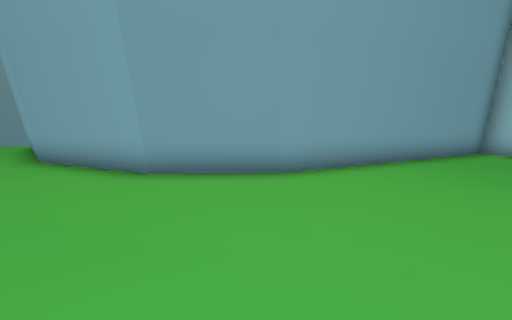
view 1 (above)

12 first-person views from a walk through a Unity game level. The camera is 1.3 m above the floor, tilts 10° down and sees 90° across. The floor is counted in squares, 1 m on a side. Each view is taken from the middle of a square. On the plan, view 1 faces up. The plan holds only what a view shows up to about 13 squares ahead; the rest is blank. The place goes on beyond the plan. Some animated figures are left out.

view 2
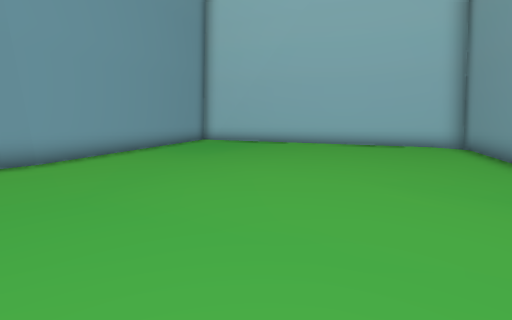

view 3
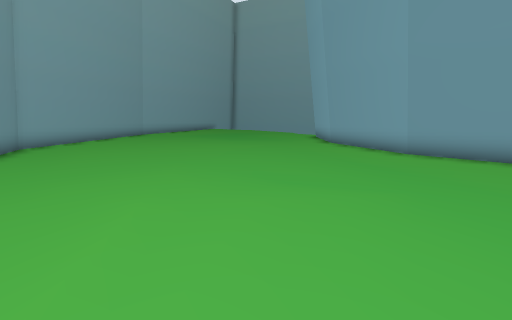

view 4
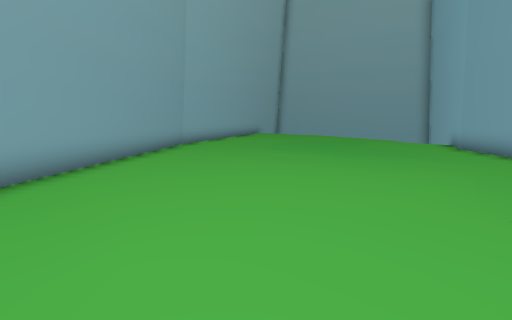

view 5
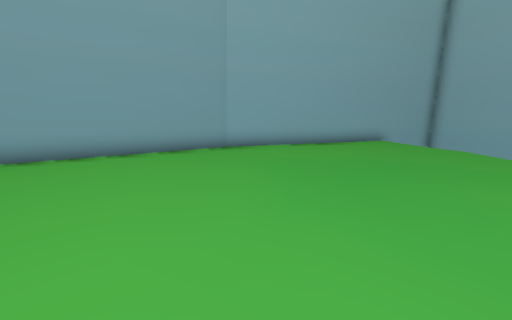

view 6
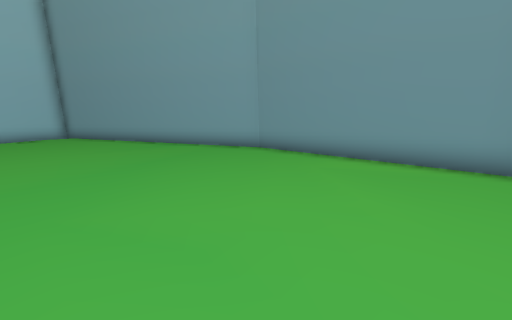

view 7
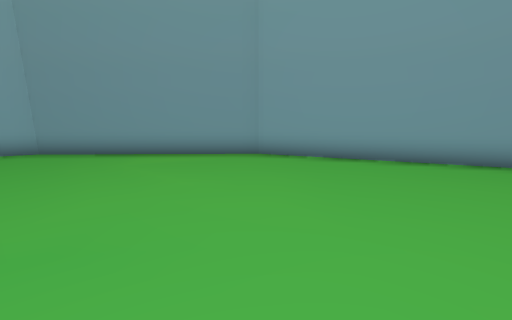

view 8
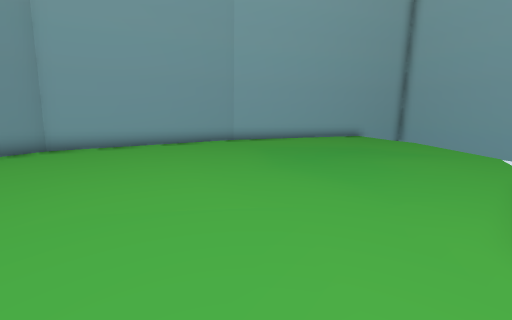

view 9
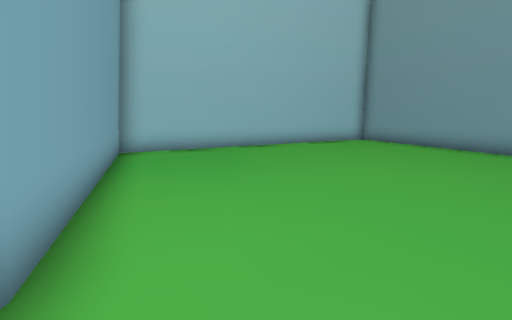

view 10
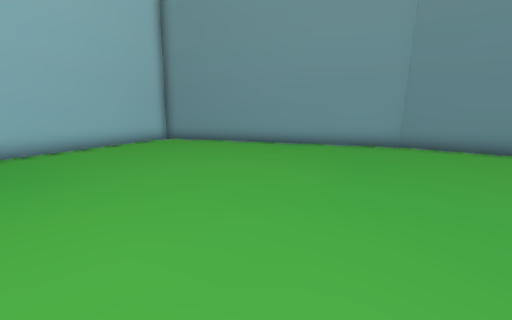

view 11
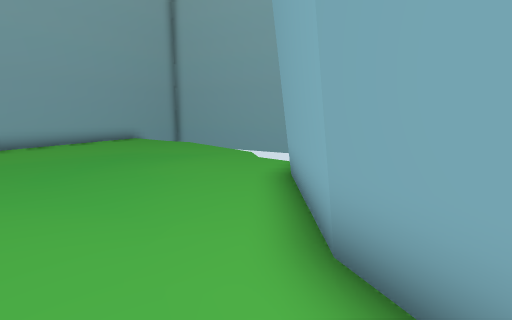

view 12
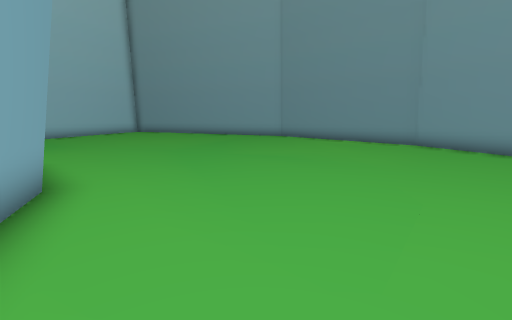

### Floor plan
Points are (right, up) in squares from view 1. A wall is a line through its corners. A room is listed if a view was taken in it or the views show most of it. See-through windows are left out.
Room 1 (views 1, 2, 3, 4, 5, 6, 7, 8, 9, 10, 11, 12)
walls: (-5.1, -6.5) (2.2, -6.3) (11.8, -2); (-11.3, -4.2) (-5, -6.6); (-17.5, 3) (-13.1, -3.5) (-11.8, -4); (12, -0.3) (7.7, 8.5) (0.5, 5.5) (-2.4, 5.4) (-6.1, 6.9) (-8.4, 9.2) (-9.4, 12.4); (-20.3, 11.6) (-17.3, 2.8)
ways out: opening at (12, -1)

Where each view was taken, in squares from view 1:
view 1: 0 up, 0 right, facing up
view 2: 3 down, 0 right, facing up-right
view 3: 4 down, 0 right, facing up-left
view 4: 3 down, 7 left, facing up-left
view 5: 4 up, 7 left, facing left
view 6: 1 up, 5 left, facing down-right
view 7: 2 up, 5 left, facing down
view 8: 4 up, 4 left, facing left
view 9: 4 up, 1 left, facing right
view 10: 5 up, 1 left, facing down-right
view 11: 5 up, 5 left, facing up-left
view 12: 6 up, 8 left, facing down-right
